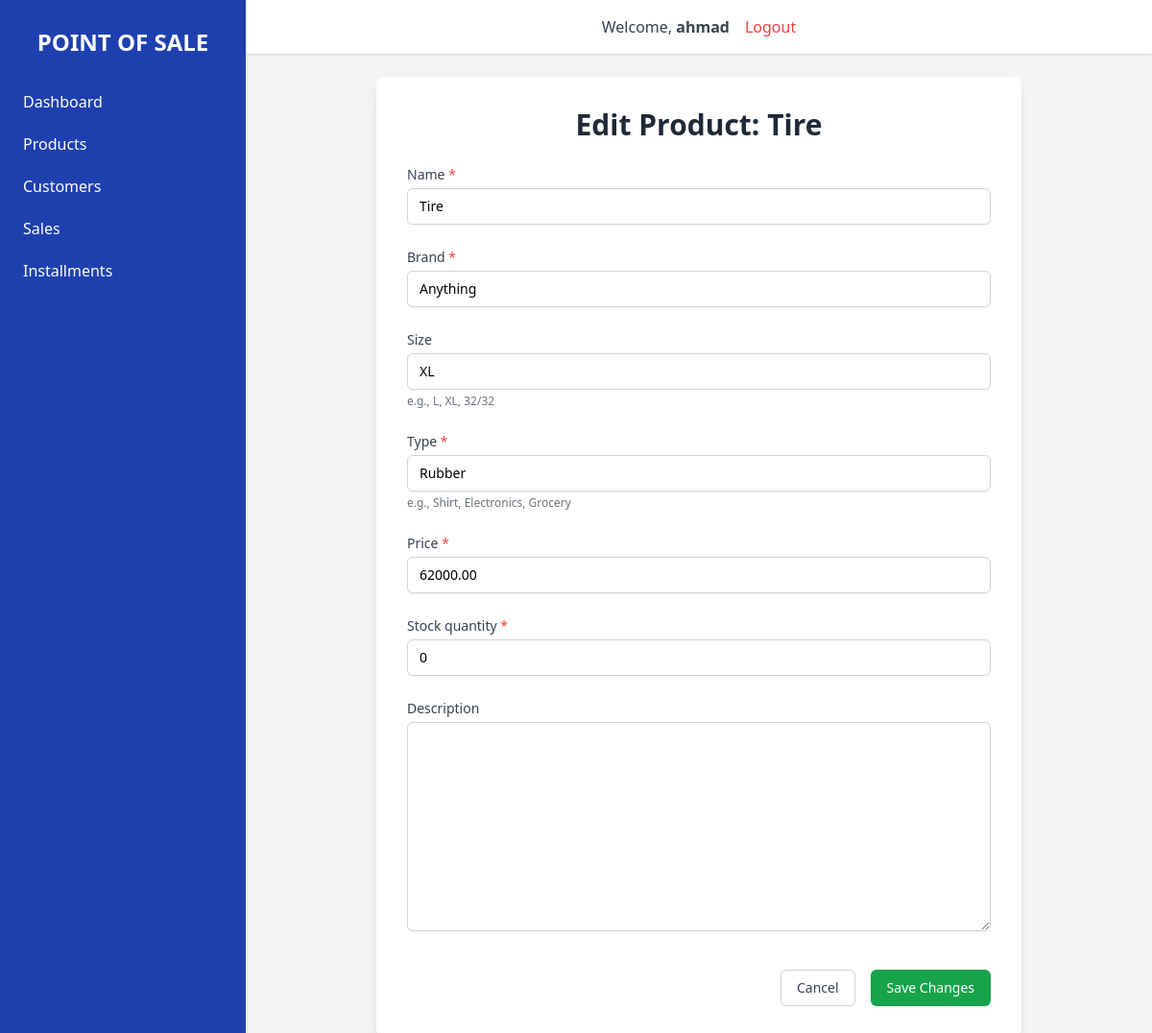
The app's page /products/2/update/ (signed in) with its own data.
### products/models.py (models this page shows, shortened)
class Product(models.Model):
    name = models.CharField(max_length=255)
    brand = models.CharField(max_length=100)
    size = models.CharField(max_length=50, blank=True, null=True, help_text="e.g., L, XL, 32/32")
    type = models.CharField(max_length=100, help_text="e.g., Shirt, Electronics, Grocery")
    description = models.TextField(blank=True)
    price = models.DecimalField(max_digits=10, decimal_places=2)
    stock_quantity = models.IntegerField(default=0)
    created_at = models.DateTimeField(auto_now_add=True)
    class Meta:
        ordering = ['name']

### products/views.py (the view, shortened to what this page needs)
# urls.py: path('<int:pk>/update/', views.ProductUpdateView.as_view(), name='product_update'),
class ProductUpdateView(LoginRequiredMixin, UpdateView):
    model = Product
    template_name = 'products/product_form.html'
    fields = ['name', 'brand', 'size', 'type', 'price', 'stock_quantity', 'description']
    success_url = reverse_lazy('products:product_list')

### accounts/templatetags/form_tags.py (called while the page is built)
@register.filter(name='add_class')
def add_class(value, css_class):
    return value.as_widget(attrs={'class': css_class})

### products/templates/products/product_form.html (shortened to what this page needs)
{% extends 'base.html' %}
{% load form_tags %}
{% block content %}
<div class="max-w-2xl mx-auto bg-white p-8 rounded-lg shadow-lg">
    <h1 class="text-3xl font-bold text-gray-800 mb-6 text-center">
        {% if object %}Edit Product: {{ object.name }}{% else %}Add New Product{% endif %}
    </h1>
    <form method="post" class="space-y-6">
        {% for field in form %}
        <div class="mb-4">
            <label for="{{ field.id_for_label }}" class="block text-sm font-medium text-gray-700">
                {{ field.label }}
                {% if field.field.required %}<span class="text-red-500">*</span>{% endif %}
            </label>
            {{ field|add_class:"mt-1 block w-full px-3 py-2 border border-gray-300 rounded-md shadow-sm focus:outline-none focus:ring-primary-blue focus:border-primary-blue sm:text-sm" }}
            {% if field.help_text %}
            <p class="text-xs text-gray-500 mt-1">{{ field.help_text }}</p>
            {% endif %}
        </div>
        {% endfor %}
        <div class="flex justify-end space-x-4 pt-4">
            <a href="{% url 'products:product_list' %}" class="py-2 px-4 border border-gray-300 rounded-md shadow-sm text-sm font-medium text-gray-700 bg-white hover:bg-gray-50">
                Cancel
            </a>
            <button type="submit" class="py-2 px-4 border border-transparent rounded-md shadow-sm text-sm font-medium text-white bg-green-600 hover:bg-green-700 focus:outline-none focus:ring-2 focus:ring-offset-2 focus:ring-green-500">
                {% if object %}Save Changes{% else %}Add Product{% endif %}
            </button>
        </div>
    </form>
</div>
{% endblock content %}

### templates/base.html (shortened to what this page needs)
{% load static %}
<!DOCTYPE html>
<html lang="en">
<head>
    <script src="https://cdn.tailwindcss.com"></script>
</head>
<body class="bg-primary-light min-h-screen flex">
    <aside id="sidebar" class="bg-primary-blue text-white w-64 space-y-6 py-7 px-2 absolute inset-y-0 left-0 transform -translate-x-full md:relative md:translate-x-0 transition duration-200 ease-in-out">
        <a href="{% url 'dashboard:dashboard_view' %}" class="text-white text-2xl font-semibold uppercase flex items-center justify-center">
            Point of Sale
        </a>
        <nav>
            <a href="{% url 'dashboard:dashboard_view' %}" class="block py-2.5 px-4 rounded transition duration-200 hover:bg-white hover:text-primary-blue">
                Dashboard
            </a>
            <a href="{% url 'products:product_list' %}" class="block py-2.5 px-4 rounded transition duration-200 hover:bg-white hover:text-primary-blue">
                Products
            </a>
            <a href="{% url 'customers:customer_list' %}" class="block py-2.5 px-4 rounded transition duration-200 hover:bg-white hover:text-primary-blue">
                Customers
            </a>
            <a href="{% url 'sales:sale_list' %}" class="block py-2.5 px-4 rounded transition duration-200 hover:bg-white hover:text-primary-blue">
                Sales
            </a>
            <a href="{% url 'sales:installment_list' %}" class="block py-2.5 px-4 rounded transition duration-200 hover:bg-white hover:text-primary-blue">
                Installments
            </a>
        </nav>
    </aside>
    <div class="flex-1 flex flex-col overflow-hidden">
        <header class="flex justify-around items-center bg-white shadow p-4">
            <div class="flex justify-between items-center space-x-4">
                {% if user.is_authenticated %}
                <span class="text-gray-700">Welcome, <strong>{{ user.username }}</strong></span>
                <a href="{% url 'accounts:logout' %}" class="text-red-500 hover:text-red-700 font-medium">
                    Logout
                </a>
                {% endif %}
            </div>
        </header>
        <main class="flex-1 overflow-x-hidden overflow-y-auto p-6">
            {% block content %}
            {% endblock content %}
        </main>
    </div>
</body>
</html>

### records on screen
Product: name "Tire", form "Tire" "Anything" "XL" "Rubber" "62000.00" "0"

### other values on screen
{{ user.username }} "ahmad"
{{ field.label }} "Name" "Brand" "Size" "Type" "Price" "Stock quantity" "Description"
{{ field.help_text }} "e.g., L, XL, 32/32" "e.g., Shirt, Electronics, Grocery"
